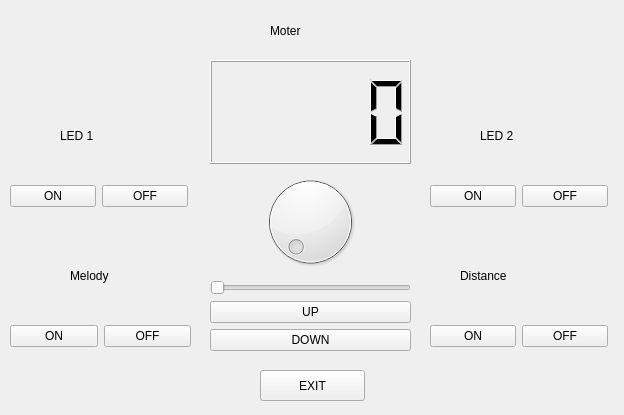
<?xml version="1.0" encoding="UTF-8"?>
<ui version="4.0">
 <class>Form</class>
 <widget class="QWidget" name="Form">
  <property name="geometry">
   <rect>
    <x>0</x>
    <y>0</y>
    <width>624</width>
    <height>415</height>
   </rect>
  </property>
  <property name="windowTitle">
   <string>Form</string>
  </property>
  <widget class="QWidget" name="horizontalLayoutWidget">
   <property name="geometry">
    <rect>
     <x>10</x>
     <y>180</y>
     <width>178</width>
     <height>33</height>
    </rect>
   </property>
   <layout class="QHBoxLayout" name="horizontalLayout">
    <item>
     <widget class="QPushButton" name="pushButton_3">
      <property name="text">
       <string>ON</string>
      </property>
     </widget>
    </item>
    <item>
     <widget class="QPushButton" name="pushButton_2">
      <property name="text">
       <string>OFF</string>
      </property>
     </widget>
    </item>
   </layout>
  </widget>
  <widget class="QWidget" name="verticalLayoutWidget">
   <property name="geometry">
    <rect>
     <x>60</x>
     <y>120</y>
     <width>81</width>
     <height>31</height>
    </rect>
   </property>
   <layout class="QVBoxLayout" name="verticalLayout">
    <item>
     <widget class="QLabel" name="label">
      <property name="text">
       <string>LED 1</string>
      </property>
     </widget>
    </item>
   </layout>
  </widget>
  <widget class="QWidget" name="horizontalLayoutWidget_2">
   <property name="geometry">
    <rect>
     <x>430</x>
     <y>180</y>
     <width>178</width>
     <height>33</height>
    </rect>
   </property>
   <layout class="QHBoxLayout" name="horizontalLayout_3">
    <item>
     <widget class="QPushButton" name="pushButton_7">
      <property name="text">
       <string>ON</string>
      </property>
     </widget>
    </item>
    <item>
     <widget class="QPushButton" name="pushButton_8">
      <property name="text">
       <string>OFF</string>
      </property>
     </widget>
    </item>
   </layout>
  </widget>
  <widget class="QWidget" name="verticalLayoutWidget_2">
   <property name="geometry">
    <rect>
     <x>480</x>
     <y>120</y>
     <width>81</width>
     <height>31</height>
    </rect>
   </property>
   <layout class="QVBoxLayout" name="verticalLayout_3">
    <item>
     <widget class="QLabel" name="label_3">
      <property name="text">
       <string>LED 2</string>
      </property>
     </widget>
    </item>
   </layout>
  </widget>
  <widget class="QPushButton" name="pushButton">
   <property name="geometry">
    <rect>
     <x>260</x>
     <y>370</y>
     <width>105</width>
     <height>31</height>
    </rect>
   </property>
   <property name="text">
    <string>EXIT</string>
   </property>
  </widget>
  <widget class="QLabel" name="label_4">
   <property name="geometry">
    <rect>
     <x>70</x>
     <y>260</y>
     <width>101</width>
     <height>31</height>
    </rect>
   </property>
   <property name="text">
    <string>Melody</string>
   </property>
  </widget>
  <widget class="QWidget" name="horizontalLayoutWidget_3">
   <property name="geometry">
    <rect>
     <x>10</x>
     <y>320</y>
     <width>181</width>
     <height>33</height>
    </rect>
   </property>
   <layout class="QHBoxLayout" name="horizontalLayout_4">
    <item>
     <widget class="QPushButton" name="pushButton_9">
      <property name="text">
       <string>ON</string>
      </property>
     </widget>
    </item>
    <item>
     <widget class="QPushButton" name="pushButton_12">
      <property name="text">
       <string>OFF</string>
      </property>
     </widget>
    </item>
   </layout>
  </widget>
  <widget class="QWidget" name="verticalLayoutWidget_3">
   <property name="geometry">
    <rect>
     <x>460</x>
     <y>260</y>
     <width>131</width>
     <height>31</height>
    </rect>
   </property>
   <layout class="QVBoxLayout" name="verticalLayout_4">
    <item>
     <widget class="QLabel" name="label_5">
      <property name="text">
       <string>Distance</string>
      </property>
     </widget>
    </item>
   </layout>
  </widget>
  <widget class="QWidget" name="horizontalLayoutWidget_4">
   <property name="geometry">
    <rect>
     <x>430</x>
     <y>320</y>
     <width>178</width>
     <height>33</height>
    </rect>
   </property>
   <layout class="QHBoxLayout" name="horizontalLayout_5">
    <item>
     <widget class="QPushButton" name="pushButton_10">
      <property name="text">
       <string>ON</string>
      </property>
     </widget>
    </item>
    <item>
     <widget class="QPushButton" name="pushButton_11">
      <property name="text">
       <string>OFF</string>
      </property>
     </widget>
    </item>
   </layout>
  </widget>
  <widget class="QWidget" name="verticalLayoutWidget_4">
   <property name="geometry">
    <rect>
     <x>210</x>
     <y>60</y>
     <width>201</width>
     <height>291</height>
    </rect>
   </property>
   <layout class="QVBoxLayout" name="verticalLayout_2">
    <item>
     <widget class="QLCDNumber" name="lcdNumber"/>
    </item>
    <item>
     <widget class="QDial" name="dial">
      <property name="minimum">
       <number>0</number>
      </property>
      <property name="maximum">
       <number>180</number>
      </property>
     </widget>
    </item>
    <item>
     <widget class="QSlider" name="horizontalSlider">
      <property name="minimum">
       <number>0</number>
      </property>
      <property name="maximum">
       <number>180</number>
      </property>
      <property name="orientation">
       <enum>Qt::Horizontal</enum>
      </property>
     </widget>
    </item>
    <item>
     <widget class="QPushButton" name="pushButton_6">
      <property name="text">
       <string>UP</string>
      </property>
     </widget>
    </item>
    <item>
     <widget class="QPushButton" name="pushButton_5">
      <property name="text">
       <string>DOWN</string>
      </property>
     </widget>
    </item>
   </layout>
  </widget>
  <widget class="QLabel" name="label_2">
   <property name="geometry">
    <rect>
     <x>270</x>
     <y>10</y>
     <width>121</width>
     <height>41</height>
    </rect>
   </property>
   <property name="styleSheet">
    <string notr="true">font: 24pt &quot;Piboto [Goog]&quot;;</string>
   </property>
   <property name="text">
    <string>Moter</string>
   </property>
  </widget>
 </widget>
 <resources/>
 <connections>
  <connection>
   <sender>pushButton_3</sender>
   <signal>clicked()</signal>
   <receiver>Form</receiver>
   <slot>slot_on()</slot>
   <hints>
    <hint type="sourcelabel">
     <x>80</x>
     <y>204</y>
    </hint>
    <hint type="destinationlabel">
     <x>131</x>
     <y>51</y>
    </hint>
   </hints>
  </connection>
  <connection>
   <sender>pushButton_2</sender>
   <signal>clicked()</signal>
   <receiver>Form</receiver>
   <slot>slot_off()</slot>
   <hints>
    <hint type="sourcelabel">
     <x>186</x>
     <y>197</y>
    </hint>
    <hint type="destinationlabel">
     <x>242</x>
     <y>50</y>
    </hint>
   </hints>
  </connection>
  <connection>
   <sender>pushButton_7</sender>
   <signal>clicked()</signal>
   <receiver>Form</receiver>
   <slot>slot_on2()</slot>
   <hints>
    <hint type="sourcelabel">
     <x>477</x>
     <y>206</y>
    </hint>
    <hint type="destinationlabel">
     <x>458</x>
     <y>50</y>
    </hint>
   </hints>
  </connection>
  <connection>
   <sender>pushButton_8</sender>
   <signal>clicked()</signal>
   <receiver>Form</receiver>
   <slot>slot_off2()</slot>
   <hints>
    <hint type="sourcelabel">
     <x>606</x>
     <y>198</y>
    </hint>
    <hint type="destinationlabel">
     <x>560</x>
     <y>46</y>
    </hint>
   </hints>
  </connection>
  <connection>
   <sender>pushButton</sender>
   <signal>clicked()</signal>
   <receiver>Form</receiver>
   <slot>slot_exit()</slot>
   <hints>
    <hint type="sourcelabel">
     <x>285</x>
     <y>380</y>
    </hint>
    <hint type="destinationlabel">
     <x>224</x>
     <y>384</y>
    </hint>
   </hints>
  </connection>
  <connection>
   <sender>pushButton_9</sender>
   <signal>clicked()</signal>
   <receiver>Form</receiver>
   <slot>slot_piezo_on()</slot>
   <hints>
    <hint type="sourcelabel">
     <x>93</x>
     <y>338</y>
    </hint>
    <hint type="destinationlabel">
     <x>101</x>
     <y>72</y>
    </hint>
   </hints>
  </connection>
  <connection>
   <sender>pushButton_10</sender>
   <signal>clicked()</signal>
   <receiver>Form</receiver>
   <slot>slot_ultra_on()</slot>
   <hints>
    <hint type="sourcelabel">
     <x>488</x>
     <y>345</y>
    </hint>
    <hint type="destinationlabel">
     <x>457</x>
     <y>101</y>
    </hint>
   </hints>
  </connection>
  <connection>
   <sender>dial</sender>
   <signal>valueChanged(int)</signal>
   <receiver>lcdNumber</receiver>
   <slot>display(int)</slot>
   <hints>
    <hint type="sourcelabel">
     <x>308</x>
     <y>209</y>
    </hint>
    <hint type="destinationlabel">
     <x>278</x>
     <y>137</y>
    </hint>
   </hints>
  </connection>
  <connection>
   <sender>pushButton_6</sender>
   <signal>clicked()</signal>
   <receiver>Form</receiver>
   <slot>slot_moter_up()</slot>
   <hints>
    <hint type="sourcelabel">
     <x>245</x>
     <y>295</y>
    </hint>
    <hint type="destinationlabel">
     <x>462</x>
     <y>143</y>
    </hint>
   </hints>
  </connection>
  <connection>
   <sender>pushButton_5</sender>
   <signal>clicked()</signal>
   <receiver>Form</receiver>
   <slot>slot_moter_down()</slot>
   <hints>
    <hint type="sourcelabel">
     <x>265</x>
     <y>336</y>
    </hint>
    <hint type="destinationlabel">
     <x>576</x>
     <y>113</y>
    </hint>
   </hints>
  </connection>
  <connection>
   <sender>horizontalSlider</sender>
   <signal>valueChanged(int)</signal>
   <receiver>lcdNumber</receiver>
   <slot>display(int)</slot>
   <hints>
    <hint type="sourcelabel">
     <x>355</x>
     <y>261</y>
    </hint>
    <hint type="destinationlabel">
     <x>346</x>
     <y>126</y>
    </hint>
   </hints>
  </connection>
  <connection>
   <sender>horizontalSlider</sender>
   <signal>valueChanged(int)</signal>
   <receiver>Form</receiver>
   <slot>slot_moterbar()</slot>
   <hints>
    <hint type="sourcelabel">
     <x>234</x>
     <y>274</y>
    </hint>
    <hint type="destinationlabel">
     <x>182</x>
     <y>273</y>
    </hint>
   </hints>
  </connection>
  <connection>
   <sender>dial</sender>
   <signal>valueChanged(int)</signal>
   <receiver>Form</receiver>
   <slot>slot_moterdial()</slot>
   <hints>
    <hint type="sourcelabel">
     <x>243</x>
     <y>222</y>
    </hint>
    <hint type="destinationlabel">
     <x>137</x>
     <y>237</y>
    </hint>
   </hints>
  </connection>
  <connection>
   <sender>horizontalSlider</sender>
   <signal>valueChanged(int)</signal>
   <receiver>dial</receiver>
   <slot>setValue(int)</slot>
   <hints>
    <hint type="sourcelabel">
     <x>382</x>
     <y>256</y>
    </hint>
    <hint type="destinationlabel">
     <x>384</x>
     <y>212</y>
    </hint>
   </hints>
  </connection>
  <connection>
   <sender>dial</sender>
   <signal>valueChanged(int)</signal>
   <receiver>horizontalSlider</receiver>
   <slot>setValue(int)</slot>
   <hints>
    <hint type="sourcelabel">
     <x>360</x>
     <y>232</y>
    </hint>
    <hint type="destinationlabel">
     <x>362</x>
     <y>259</y>
    </hint>
   </hints>
  </connection>
  <connection>
   <sender>pushButton_12</sender>
   <signal>clicked()</signal>
   <receiver>Form</receiver>
   <slot>slot_piezo_off()</slot>
   <hints>
    <hint type="sourcelabel">
     <x>156</x>
     <y>344</y>
    </hint>
    <hint type="destinationlabel">
     <x>126</x>
     <y>383</y>
    </hint>
   </hints>
  </connection>
  <connection>
   <sender>pushButton_11</sender>
   <signal>clicked()</signal>
   <receiver>Form</receiver>
   <slot>slot_ultra_off()</slot>
   <hints>
    <hint type="sourcelabel">
     <x>561</x>
     <y>347</y>
    </hint>
    <hint type="destinationlabel">
     <x>555</x>
     <y>376</y>
    </hint>
   </hints>
  </connection>
 </connections>
 <slots>
  <slot>slot_on()</slot>
  <slot>slot_off()</slot>
  <slot>slot_exit()</slot>
  <slot>slot_on2()</slot>
  <slot>slot_off2()</slot>
  <slot>slot_piezo_on()</slot>
  <slot>slot_ultra_on()</slot>
  <slot>slot_ultra_off()</slot>
  <slot>slot_moter_up()</slot>
  <slot>slot_moter_down()</slot>
  <slot>slot_moterbar()</slot>
  <slot>slot_moterdial()</slot>
  <slot>slot_piezo_off()</slot>
 </slots>
</ui>
